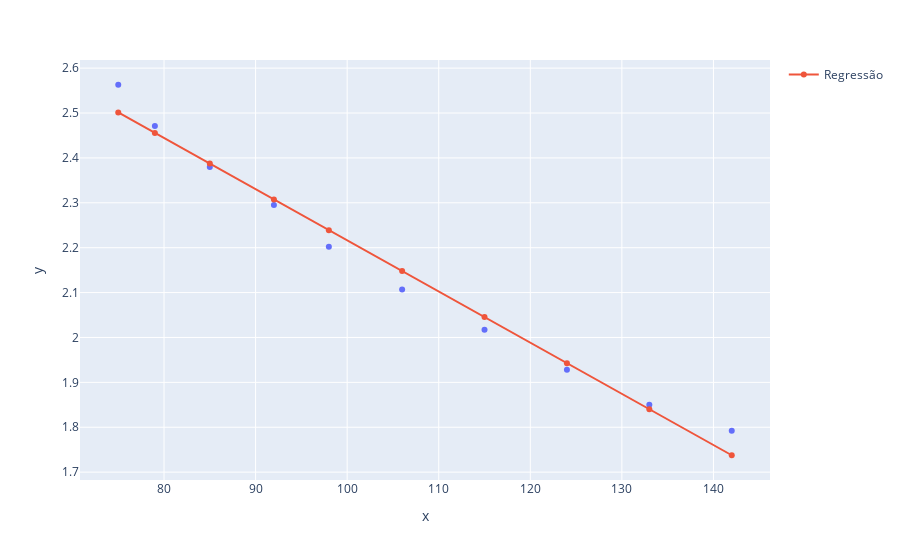

Here is the notebook cell this chart was saved with:
### Code cell
grafico = px.scatter(x = df_x.ravel(),y = df_y )
grafico.add_scatter(x = df_x.ravel(), y = previsoes, name = "Regressão")
grafico.show()

### Figure 1 — Plotly figure (JSON) as saved in the notebook; plotly's stock layout.template omitted (floating-point values rounded to 4 significant figures)
{"data": [{"hovertemplate": "x=%{x}<br>y=%{y}<extra></extra>", "legendgroup": "", "marker": {"color": "#636efa", "symbol": "circle"}, "mode": "markers", "name": "", "orientation": "v", "showlegend": false, "type": "scatter", "x": [142, 133, 124, 115, 106, 98, 92, 85, 79, 75], "xaxis": "x", "y": [1.792, 1.85, 1.928, 2.017, 2.107, 2.202, 2.295, 2.38, 2.471, 2.563], "yaxis": "y"}, {"name": "Regressão", "type": "scatter", "x": [142, 133, 124, 115, 106, 98, 92, 85, 79, 75], "y": [1.738, 1.84, 1.943, 2.045, 2.148, 2.239, 2.308, 2.387, 2.456, 2.501]}], "layout": {"legend": {"tracegroupgap": 0}, "margin": {"t": 60}, "xaxis": {"anchor": "y", "domain": [0, 1], "title": {"text": "x"}}, "yaxis": {"anchor": "x", "domain": [0, 1], "title": {"text": "y"}}}}
